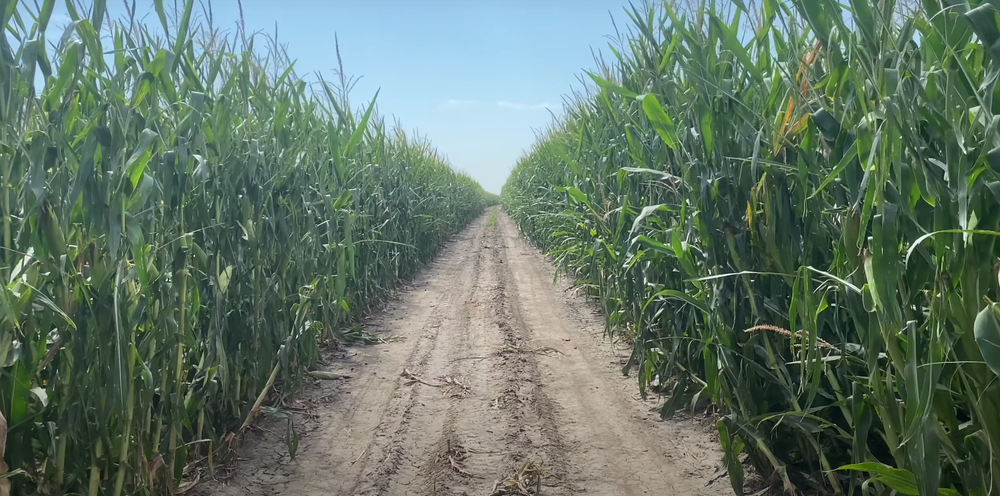
#> input picture path_planning/1_fieldcornrow.png, 1000 x 496 px, shrunk from 1705 x 846 before the run, found by its file name
$ python image.py
#> lines starting #> are read from the running program, lines starting #| are printed output that depends on the picture; after the words box and inside, x2 and y2 are one past the last pixel; in counts of white or black regions, pixels touching at a corner belong together
import cv2 as cv
import numpy as np
import math

class Midpoint_Finder:

    def __init__(self):
        # Load the input image
        self.img_path = "C:/Users/USER/Desktop/agrobotsnavi(testing)/path_planning_algorithm/1_fieldcornrow.png"  # Replace with your image path if testing elsewhere
        self.img = cv.imread(self.img_path, cv.IMREAD_COLOR)
#> self.img is the input picture: shape (496, 1000, 3); mean B, G, R 104.1, 118, 98.9
        if self.img is None:
            raise FileNotFoundError(f"Image file '{self.img_path}' not found. Check the file path.")

        # HSV thresholds for green
        self.LOW_GREEN_HSV = np.array([35, 40, 40])
        self.HIGH_GREEN_HSV = np.array([85, 255, 255])

    def green_mask(self):
        # Convert image to HSV
        hsv_img = cv.cvtColor(self.img, cv.COLOR_BGR2HSV)

        # Create binary mask for green
        green_mask = cv.inRange(hsv_img, self.LOW_GREEN_HSV, self.HIGH_GREEN_HSV)

        # Apply morphological operations to clean the mask
        kernel = cv.getStructuringElement(cv.MORPH_RECT, (3, 3))
        cleaned_image = cv.morphologyEx(green_mask, cv.MORPH_OPEN, kernel)

        # Apply a region of interest (lower portion of the image)
        roi = np.zeros_like(cleaned_image)
        height = cleaned_image.shape[0]
        roi[int(height * 0.6):, :] = 1  # Only keep the bottom 40% of the image
        cleaned_image = cv.bitwise_and(cleaned_image, cleaned_image, mask=roi)

        return cleaned_image

    def find_contours(self):
        # Get the green mask
        green_mask = self.green_mask()
#> in green_mask, `hsv_img = cv.cvtColor(self.img, cv.COLOR_BGR2HSV)`: hsv_img: shape (496, 1000, 3); mean H, S, V 59.7, 68.4, 122.9
#> in green_mask, `green_mask = cv.inRange(hsv_img, self.LOW_GREEN_HSV, self.HIGH_GREEN_H..`:
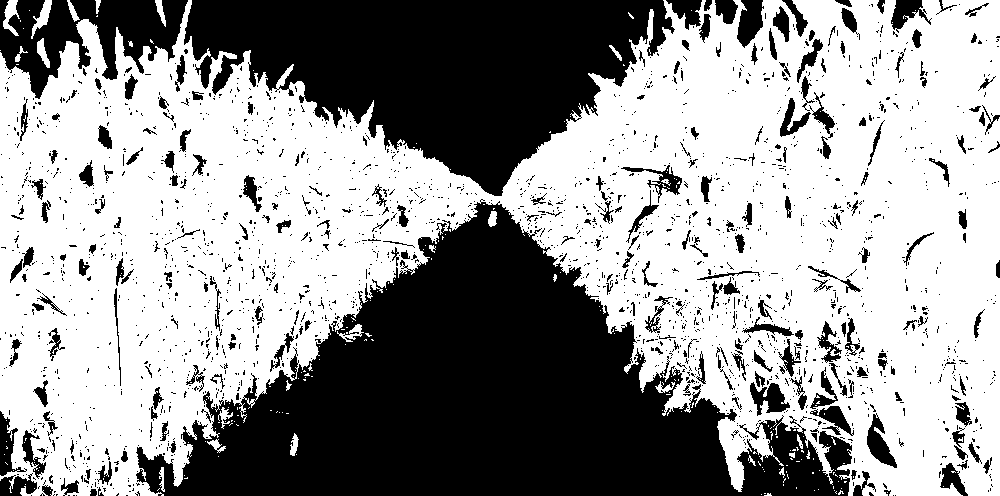
#> green_mask: shape (496, 1000); 60.1% white; 2178 black regions (1930 under 20 px), largest, box (x1, y1, x2, y2) and area: (136, 199, 852, 496) 101141, (184, 0, 675, 196) 54864, (0, 0, 188, 99) 9461
#> in green_mask, `cleaned_image = cv.morphologyEx(green_mask, cv.MORPH_OPEN, kernel)`:
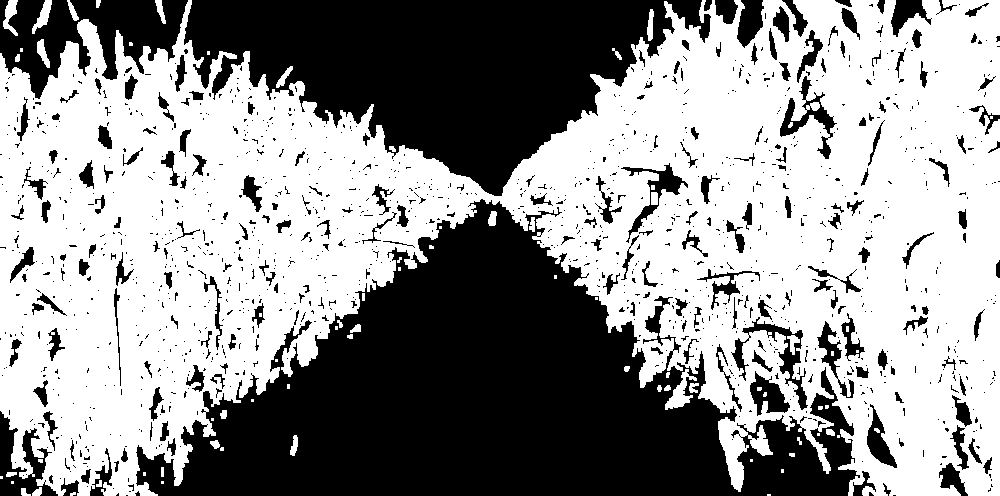
#> cleaned_image: shape (496, 1000); 58.4% white; 1283 black regions (1066 under 20 px), largest, box (x1, y1, x2, y2) and area: (136, 199, 860, 496) 106821, (184, 0, 711, 196) 56316, (0, 0, 188, 99) 9654
#> in green_mask, `cleaned_image = cv.bitwise_and(cleaned_image, cleaned_image, mask=roi)`:
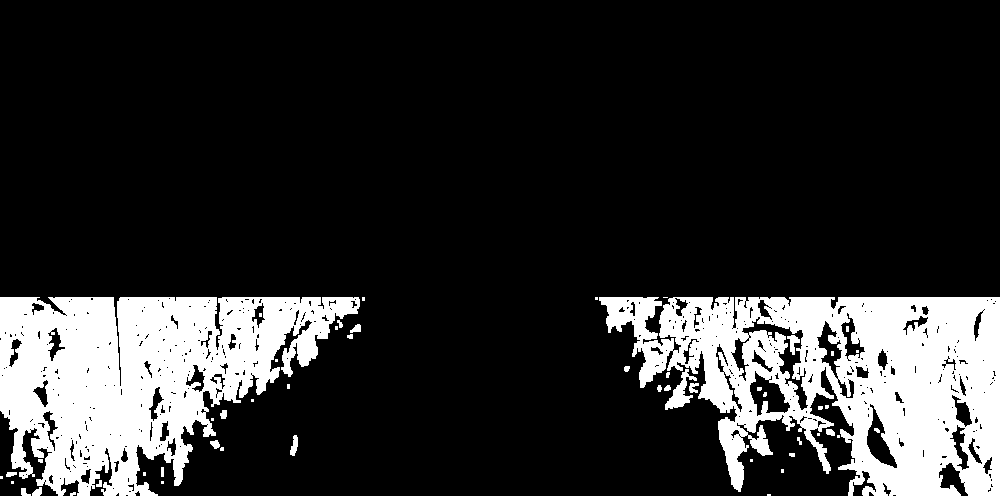
#> cleaned_image: shape (496, 1000); 18.2% white; 52 white regions (28 under 20 px)

        # Find contours in the mask
        contours, _ = cv.findContours(green_mask, cv.RETR_EXTERNAL, cv.CHAIN_APPROX_SIMPLE)
#> contours = 44 contours, 30 with area under 20; largest, box (x1, y1, x2, y2) and area: (599, 297, 1000, 496) 52251, (0, 297, 360, 496) 43854, (665, 369, 697, 410) 410, (290, 435, 298, 456) 84, (32, 487, 42, 496) 48

        # Filter contours to remove noise
        contours = [cnt for cnt in contours if cv.contourArea(cnt) > 500]  # Adjust area threshold if needed
#> contours = 2 contours; box (x1, y1, x2, y2) and area: (599, 297, 1000, 496) 52251, (0, 297, 360, 496) 43854

        return contours

    def get_left_right_contours(self, contours):
        # Split contours into left and right based on their position relative to the image center
        img_center_x = self.img.shape[1] // 2
        left_contours = [cnt for cnt in contours if cv.boundingRect(cnt)[0] < img_center_x]
        right_contours = [cnt for cnt in contours if cv.boundingRect(cnt)[0] >= img_center_x]

        # Select the largest contour from each group
        left_contour = max(left_contours, key=cv.contourArea, default=None)
        right_contour = max(right_contours, key=cv.contourArea, default=None)

        return left_contour, right_contour

    def calculate_centroid(self, contour):
        # Calculate the centroid of a contour
        M = cv.moments(contour)
        if M['m00'] == 0:
            return None
        cx = int(M['m10'] / M['m00'])
        cy = int(M['m01'] / M['m00'])
        return (cx, cy)

    def calculate_midpoint(self, left_center, right_center):
        # Calculate the midpoint between the left and right centers
        midpoint = (
            (left_center[0] + right_center[0]) // 2,
            (left_center[1] + right_center[1]) // 2,
        )
        return midpoint

    def annotate_image(self, left_center, right_center, midpoint):
        # Copy the original image for annotation
        annotated_img = self.img.copy()

        # Draw centers
        if left_center:
            cv.circle(annotated_img, left_center, 5, (255, 0, 0), -1)  # Blue for left center
        if right_center:
            cv.circle(annotated_img, right_center, 5, (255, 0, 0), -1)  # Blue for right center
        if midpoint:
            cv.circle(annotated_img, midpoint, 5, (0, 0, 255), -1)  # Red for midpoint

        # Draw lines between the points
        if left_center and right_center:
            cv.line(annotated_img, left_center, right_center, (0, 255, 0), 2)

        return annotated_img

if __name__ == "__main__":
    try:
        # Instantiate the Midpoint_Finder class
        finder = Midpoint_Finder()

        # Find contours and split into left and right
        contours = finder.find_contours()
        left_contour, right_contour = finder.get_left_right_contours(contours)
#> in get_left_right_contours, `left_contours = [cnt for cnt in contours if cv.boundingRect(cnt)[0] < ..`: left_contours = 1 contour; box (x1, y1, x2, y2) and area: (0, 297, 360, 496) 43854
#> in get_left_right_contours, `right_contours = [cnt for cnt in contours if cv.boundingRect(cnt)[0] >..`: right_contours = 1 contour; box (x1, y1, x2, y2) and area: (599, 297, 1000, 496) 52251
#> in get_left_right_contours, `left_contour = max(left_contours, key=cv.contourArea, default=None)`: left_contour = contour of 993 points, box (x1, y1, x2, y2) (0, 297, 360, 496), area 43854
#> in get_left_right_contours, `right_contour = max(right_contours, key=cv.contourArea, default=None)`: right_contour = contour of 1157 points, box (x1, y1, x2, y2) (599, 297, 1000, 496), area 52251

        if left_contour is not None and right_contour is not None:
            # Calculate centroids
            left_center = finder.calculate_centroid(left_contour)
#> in calculate_centroid, `M = cv.moments(contour)`: M = moments, m00 43853.5, centre m10/m00, m01/m00 = (137.6, 374.1)
#> in calculate_centroid, `cx = int(M['m10'] / M['m00'])`: cx = 137
#> in calculate_centroid, `cy = int(M['m01'] / M['m00'])`: cy = 374
#> left_center = (137, 374)
            right_center = finder.calculate_centroid(right_contour)
#> right_center = (845, 377)

            # Calculate midpoint
            if left_center and right_center:
                midpoint = finder.calculate_midpoint(left_center, right_center)
#> in calculate_midpoint, `midpoint = ( (left_center[0] + right_center[0]) // 2, (left_center[1] ..`: midpoint = (491, 375)
#> midpoint = (491, 375)

                # Annotate and display the final image
                annotated_img = finder.annotate_image(left_center, right_center, midpoint)
#> in annotate_image, `cv.circle(annotated_img, left_center, 5, (255, 0, 0), -1)`: annotated_img: shape (496, 1000, 3); 0.02% of pixels changed, all inside (x1, y1, x2, y2) = (132, 369, 143, 380)
#> in annotate_image, `cv.circle(annotated_img, right_center, 5, (255, 0, 0), -1)`: annotated_img: shape (496, 1000, 3); mean B, G, R 104.1, 118, 98.9
#> in annotate_image, `cv.circle(annotated_img, midpoint, 5, (0, 0, 255), -1)`: annotated_img: shape (496, 1000, 3); mean B, G, R 104.1, 118, 98.9
#> in annotate_image, `cv.line(annotated_img, left_center, right_center, (0, 255, 0), 2)`:
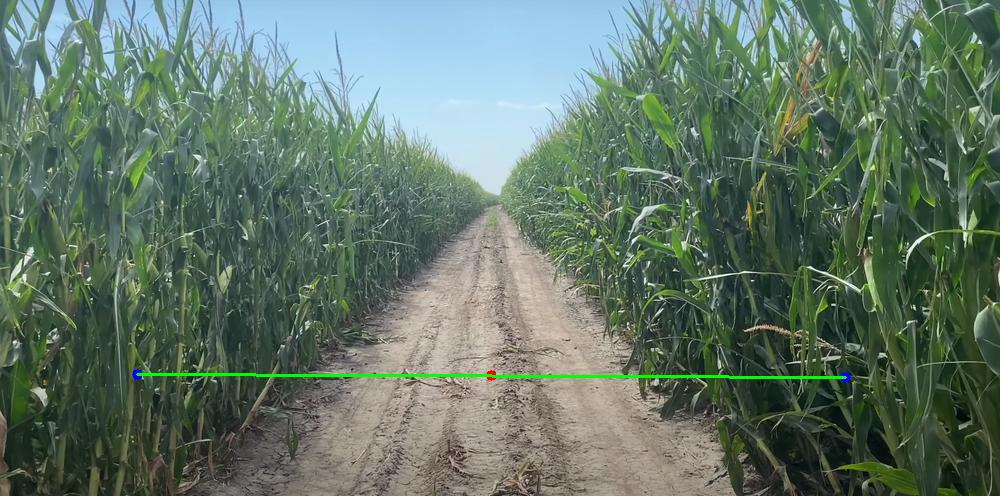
#> annotated_img: shape (496, 1000, 3); mean B, G, R 103.7, 118.6, 98.5
                cv.imshow("Annotated Image", annotated_img)
                cv.waitKey(0)
                cv.destroyAllWindows()

    except FileNotFoundError as e:
        print(e)

$ run again, with path_planning/test.jpg saved as path_planning/1_fieldcornrow.png
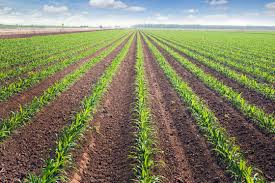
#> input picture path_planning/test.jpg, 275 x 183 px, found by its file name
#> in __init__, self.img is the input picture: shape (183, 275, 3); mean B, G, R 100.1, 130.7, 129.8
#> hsv_img: shape (183, 275, 3); mean H, S, V 47.5, 92.4, 143.6
#> in green_mask, `green_mask = cv.inRange(hsv_img, self.LOW_GREEN_HSV, self.HIGH_GREEN_H..`:
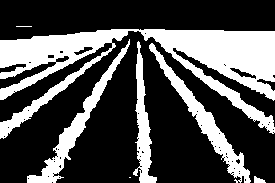
#> green_mask: shape (183, 275); 31.6% white; 7 white regions (2 under 20 px), largest, box (x1, y1, x2, y2) and area: (0, 29, 275, 139) 10640, (149, 43, 251, 183) 1981, (27, 39, 130, 183) 1877, (133, 41, 157, 183) 1326, (254, 176, 266, 183) 54
#> in find_contours, `contours, _ = cv.findContours(green_mask, cv.RETR_EXTERNAL, cv.CHAIN_A..`: contours = 7 contours, 1 with area under 20; largest, box (x1, y1, x2, y2) and area: (188, 109, 250, 183) 1100, (27, 109, 92, 183) 1098, (136, 109, 157, 183) 749, (0, 109, 38, 138) 380, (242, 109, 274, 133) 298, (254, 177, 265, 183) 36
#> in find_contours, `contours = [cnt for cnt in contours if cv.contourArea(cnt) > 500]`: contours = 3 contours; box (x1, y1, x2, y2) and area: (188, 109, 250, 183) 1100, (27, 109, 92, 183) 1098, (136, 109, 157, 183) 749
#> left_contours = 2 contours; box (x1, y1, x2, y2) and area: (27, 109, 92, 183) 1098, (136, 109, 157, 183) 749
#> right_contours = 1 contour; box (x1, y1, x2, y2) and area: (188, 109, 250, 183) 1100
#> in get_left_right_contours, `left_contour = max(left_contours, key=cv.contourArea, default=None)`: left_contour = contour of 114 points, box (x1, y1, x2, y2) (27, 109, 92, 183), area 1098
#> in get_left_right_contours, `right_contour = max(right_contours, key=cv.contourArea, default=None)`: right_contour = contour of 129 points, box (x1, y1, x2, y2) (188, 109, 250, 183), area 1100
#> M = moments, m00 1097.5, centre m10/m00, m01/m00 = (62.17, 149)
#> cx = 62
#> cy = 148
#> left_center = (62, 148)
#> right_center = (220, 142)
#> in calculate_midpoint, `midpoint = ( (left_center[0] + right_center[0]) // 2, (left_center[1] ..`: midpoint = (141, 145)
#> in annotate_image, `cv.line(annotated_img, left_center, right_center, (0, 255, 0), 2)`:
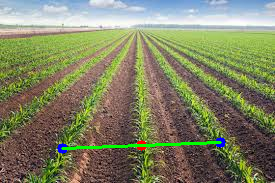
#> annotated_img: shape (183, 275, 3); mean B, G, R 99.9, 131.9, 128.8
